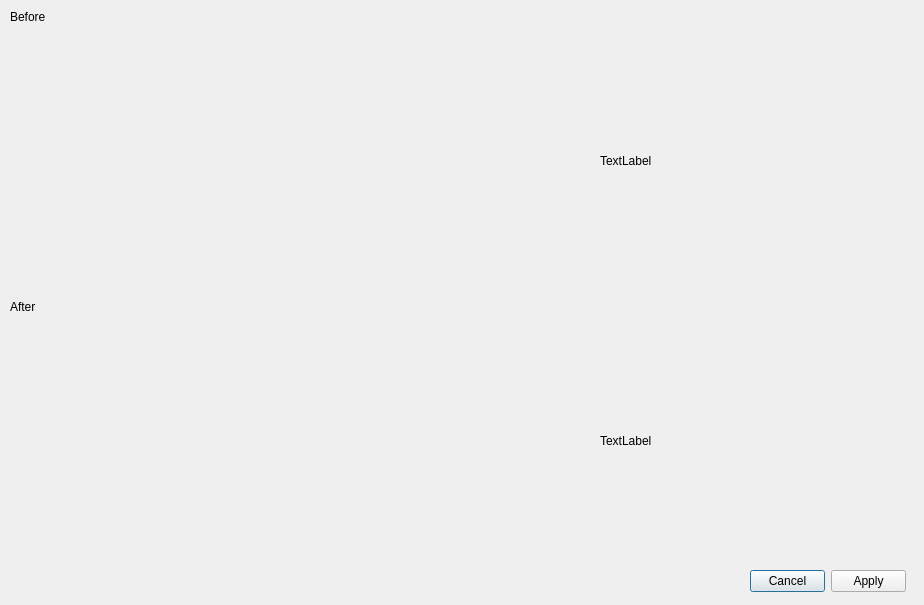
<?xml version="1.0" encoding="UTF-8"?>
<ui version="4.0">
 <class>BeforeAfterHistogramDialog</class>
 <widget class="QDialog" name="BeforeAfterHistogramDialog">
  <property name="geometry">
   <rect>
    <x>0</x>
    <y>0</y>
    <width>924</width>
    <height>605</height>
   </rect>
  </property>
  <property name="windowTitle">
   <string>Dialog</string>
  </property>
  <widget class="HistogramWidget" name="beforeHistogramWidget" native="true">
   <property name="geometry">
    <rect>
     <x>10</x>
     <y>30</y>
     <width>581</width>
     <height>261</height>
    </rect>
   </property>
  </widget>
  <widget class="QDialogButtonBox" name="buttonBox">
   <property name="geometry">
    <rect>
     <x>750</x>
     <y>570</y>
     <width>156</width>
     <height>23</height>
    </rect>
   </property>
   <property name="standardButtons">
    <set>QDialogButtonBox::Apply|QDialogButtonBox::Cancel</set>
   </property>
  </widget>
  <widget class="QLabel" name="label">
   <property name="geometry">
    <rect>
     <x>10</x>
     <y>10</y>
     <width>47</width>
     <height>13</height>
    </rect>
   </property>
   <property name="text">
    <string>Before</string>
   </property>
  </widget>
  <widget class="QLabel" name="label_2">
   <property name="geometry">
    <rect>
     <x>10</x>
     <y>300</y>
     <width>47</width>
     <height>13</height>
    </rect>
   </property>
   <property name="text">
    <string>After</string>
   </property>
  </widget>
  <widget class="HistogramWidget" name="afterHistogramWidget" native="true">
   <property name="geometry">
    <rect>
     <x>10</x>
     <y>320</y>
     <width>581</width>
     <height>241</height>
    </rect>
   </property>
  </widget>
  <widget class="QLabel" name="beforeImageLabel">
   <property name="geometry">
    <rect>
     <x>600</x>
     <y>30</y>
     <width>301</width>
     <height>261</height>
    </rect>
   </property>
   <property name="text">
    <string>TextLabel</string>
   </property>
  </widget>
  <widget class="QLabel" name="afterImageLabel">
   <property name="geometry">
    <rect>
     <x>600</x>
     <y>320</y>
     <width>301</width>
     <height>241</height>
    </rect>
   </property>
   <property name="text">
    <string>TextLabel</string>
   </property>
  </widget>
 </widget>
 <customwidgets>
  <customwidget>
   <class>HistogramWidget</class>
   <extends>QWidget</extends>
   <header>HistogramWidget.h</header>
   <container>1</container>
  </customwidget>
 </customwidgets>
 <resources/>
 <connections/>
</ui>
